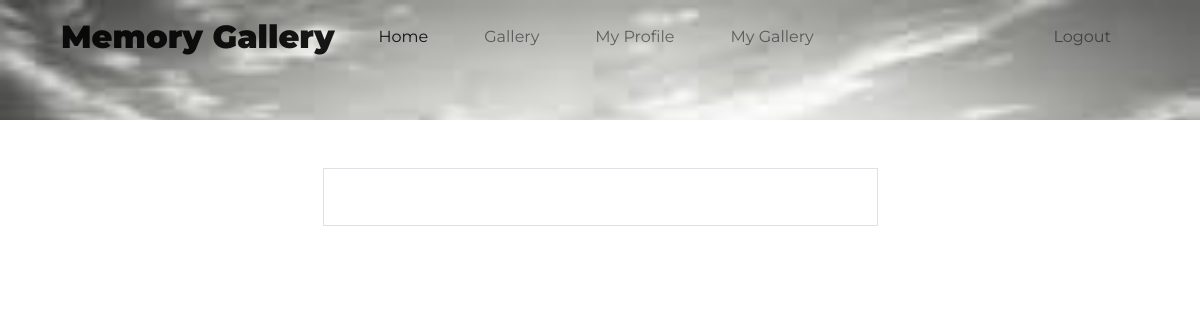
The app's page /memory_album/my_gallery/ (signed in), older data.
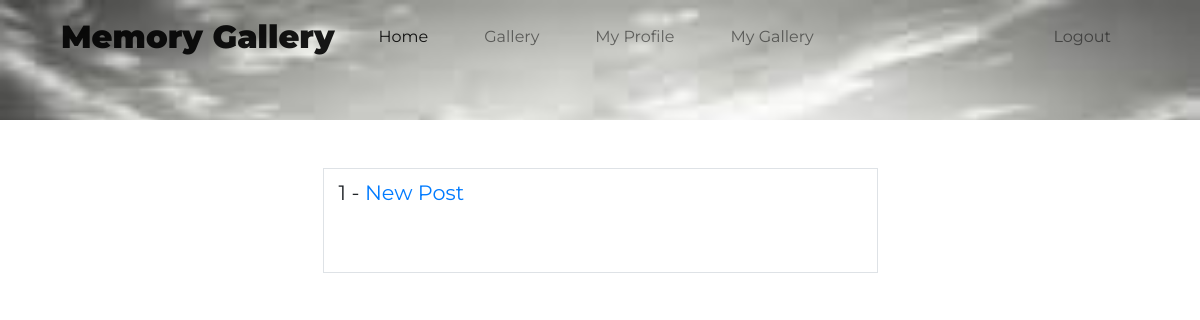
The same page, newer data.
### memory_album/models.py (models this page shows, shortened)
class UserGallery(models.Model):
    photographer = models.ForeignKey(User,
                                     on_delete=models.CASCADE)
    title = models.CharField(max_length=250, unique=True)
    posted_on = models.DateTimeField(auto_now_add=True)
    description = models.TextField()
    photo = models.ImageField(upload_to=get_upload_path)

### memory_album/views.py (the view)
# urls.py: path('my_gallery/', MemoryGalleryFilterListView.as_view(), name='my_gallery'),
class MemoryGalleryFilterListView(LoginRequiredMixin,  ListView):
    model = UserGallery
    template_name = 'memory_album/memory_album_filter.html'
    def get_queryset(self):
        queryset = super(MemoryGalleryFilterListView, self).get_queryset()
        queryset = queryset.filter(photographer=self.request.user)
        return queryset

### memory_album/templates/memory_album/memory_album_filter.html (shortened to what this page needs)
{% extends 'management/base.html' %}
{% load bootstrap %}
{% load static %}
    {% block content %}
    <div class="container pt-2 pb-5 w-50 mt-5 border">
      {% for instance in object_list %}
      <p>{{ instance.id }} - <a href="{% url 'memory_album:detail' instance.id %}">{{ instance.title }}</a></p>
      {% endfor %}
    </div>
    {% endblock %}

### management/templates/management/base.html (shortened to what this page needs)
{% load static %}
<!doctype html>
<html lang="en">
  <head>
    <link rel="stylesheet" href="https://use.fontawesome.com/releases/v5.5.0/css/all.css">
    <link rel="stylesheet" href="https://stackpath.bootstrapcdn.com/bootstrap/4.1.3/css/bootstrap.min.css">
    <link rel="stylesheet" type="text/css" href="{% static 'css/base.css' %}">
  </head>
  <body>
    <section id="main">
      <div class="container">
        <nav class="navbar navbar-expand-md navbar-light bg-transparent">
          <a class="navbar-brand logo" href="#">Memory Gallery</a>
          <div class="collapse navbar-collapse" id="navbarNav">
            <ul class="navbar-nav">
              <li class="nav-item active">
                <a class="nav-link" href="{% url 'management:home' %}">Home</a>
              </li>
              <li class="nav-item">
                <a class="nav-link" href="{% url 'memory_album:memory_album' %}">Gallery</a>
              </li>
              {% if user.is_authenticated %}
              <li class="nav-item">
                <a class="nav-link" href="{% url 'management:myprofile' %}">My Profile</a>
              </li>
              <li class="nav-item">
                <a class="nav-link" href="{% url 'memory_album:my_gallery' %}">My Gallery</a>
              </li>
              {% endif %}
            </ul>
              <ul class="navbar-nav ml-auto">
              {% if user.is_authenticated %}
              <li class="nav-item ">
                <a class="nav-link" href="{% url 'management:logoutuser' %}">Logout</a>
              </li>
              {% endif %}
            </ul>
          </div>
        </nav>
      </div>
    </section id="body">
    <section class="body-info">
      <div class="container">
        {% block content%}
        {% endblock%}
      </div>
    </section>
  </body>
</html>

### management/static/css/base.css (style rules this page uses)
body { font-family: "Montserrat", sans-serif; font-size: 1.3rem; }
#main { background: url('photo/download.jpg'); background-size: cover; object-fit: cover; height: 15vh; }
.logo { font-weight: 900; font-size: 2rem; }
.nav-item { font-size: 1rem; margin: 0 20px; }

Row changes from the older to the newer data that the page shows:
added UserGallery: id "1", title "New Post"
